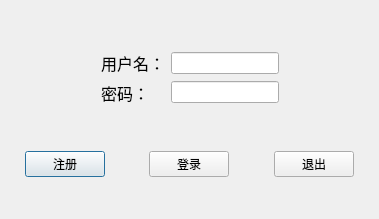
<?xml version="1.0" encoding="UTF-8"?>
<ui version="4.0">
 <class>Login</class>
 <widget class="QDialog" name="Login">
  <property name="geometry">
   <rect>
    <x>0</x>
    <y>0</y>
    <width>379</width>
    <height>219</height>
   </rect>
  </property>
  <property name="windowTitle">
   <string>Dialog</string>
  </property>
  <property name="styleSheet">
   <string notr="true">background-image: url(:/new/prefix1/image/login2.jpg);</string>
  </property>
  <layout class="QVBoxLayout" name="verticalLayout_4">
   <item>
    <layout class="QVBoxLayout" name="verticalLayout_3">
     <item>
      <spacer name="verticalSpacer_2">
       <property name="orientation">
        <enum>Qt::Vertical</enum>
       </property>
       <property name="sizeHint" stdset="0">
        <size>
         <width>20</width>
         <height>40</height>
        </size>
       </property>
      </spacer>
     </item>
     <item>
      <layout class="QHBoxLayout" name="horizontalLayout_3">
       <item>
        <spacer name="horizontalSpacer_3">
         <property name="orientation">
          <enum>Qt::Horizontal</enum>
         </property>
         <property name="sizeHint" stdset="0">
          <size>
           <width>40</width>
           <height>20</height>
          </size>
         </property>
        </spacer>
       </item>
       <item>
        <layout class="QHBoxLayout" name="horizontalLayout_2">
         <item>
          <layout class="QVBoxLayout" name="verticalLayout_2">
           <item>
            <widget class="QLabel" name="label">
             <property name="text">
              <string>&lt;html&gt;&lt;head/&gt;&lt;body&gt;&lt;p&gt;&lt;span style=&quot; font-size:12pt;&quot;&gt;用户名：&lt;/span&gt;&lt;/p&gt;&lt;/body&gt;&lt;/html&gt;</string>
             </property>
            </widget>
           </item>
           <item>
            <widget class="QLabel" name="label_2">
             <property name="text">
              <string>&lt;html&gt;&lt;head/&gt;&lt;body&gt;&lt;p&gt;&lt;span style=&quot; font-size:12pt;&quot;&gt;密码：&lt;/span&gt;&lt;/p&gt;&lt;/body&gt;&lt;/html&gt;</string>
             </property>
            </widget>
           </item>
          </layout>
         </item>
         <item>
          <layout class="QVBoxLayout" name="verticalLayout">
           <item>
            <widget class="QLineEdit" name="userNameLineEdit"/>
           </item>
           <item>
            <widget class="QLineEdit" name="passwordLineEdit"/>
           </item>
          </layout>
         </item>
        </layout>
       </item>
       <item>
        <spacer name="horizontalSpacer_4">
         <property name="orientation">
          <enum>Qt::Horizontal</enum>
         </property>
         <property name="sizeHint" stdset="0">
          <size>
           <width>40</width>
           <height>20</height>
          </size>
         </property>
        </spacer>
       </item>
      </layout>
     </item>
     <item>
      <spacer name="verticalSpacer">
       <property name="orientation">
        <enum>Qt::Vertical</enum>
       </property>
       <property name="sizeHint" stdset="0">
        <size>
         <width>20</width>
         <height>40</height>
        </size>
       </property>
      </spacer>
     </item>
    </layout>
   </item>
   <item>
    <layout class="QHBoxLayout" name="horizontalLayout_6">
     <item>
      <spacer name="horizontalSpacer_8">
       <property name="orientation">
        <enum>Qt::Horizontal</enum>
       </property>
       <property name="sizeHint" stdset="0">
        <size>
         <width>18</width>
         <height>18</height>
        </size>
       </property>
      </spacer>
     </item>
     <item>
      <layout class="QHBoxLayout" name="horizontalLayout">
       <item>
        <widget class="QPushButton" name="registerBtn">
         <property name="text">
          <string>注册</string>
         </property>
        </widget>
       </item>
       <item>
        <spacer name="horizontalSpacer">
         <property name="orientation">
          <enum>Qt::Horizontal</enum>
         </property>
         <property name="sizeHint" stdset="0">
          <size>
           <width>40</width>
           <height>20</height>
          </size>
         </property>
        </spacer>
       </item>
       <item>
        <widget class="QPushButton" name="loginBtn">
         <property name="text">
          <string>登录</string>
         </property>
        </widget>
       </item>
       <item>
        <spacer name="horizontalSpacer_2">
         <property name="orientation">
          <enum>Qt::Horizontal</enum>
         </property>
         <property name="sizeHint" stdset="0">
          <size>
           <width>40</width>
           <height>20</height>
          </size>
         </property>
        </spacer>
       </item>
       <item>
        <widget class="QPushButton" name="quitBtn">
         <property name="text">
          <string>退出</string>
         </property>
        </widget>
       </item>
      </layout>
     </item>
     <item>
      <spacer name="horizontalSpacer_7">
       <property name="orientation">
        <enum>Qt::Horizontal</enum>
       </property>
       <property name="sizeHint" stdset="0">
        <size>
         <width>18</width>
         <height>18</height>
        </size>
       </property>
      </spacer>
     </item>
    </layout>
   </item>
   <item>
    <spacer name="verticalSpacer_3">
     <property name="orientation">
      <enum>Qt::Vertical</enum>
     </property>
     <property name="sizeHint" stdset="0">
      <size>
       <width>18</width>
       <height>15</height>
      </size>
     </property>
    </spacer>
   </item>
  </layout>
  <zorder>verticalSpacer_3</zorder>
  <zorder></zorder>
 </widget>
 <resources/>
 <connections/>
</ui>
